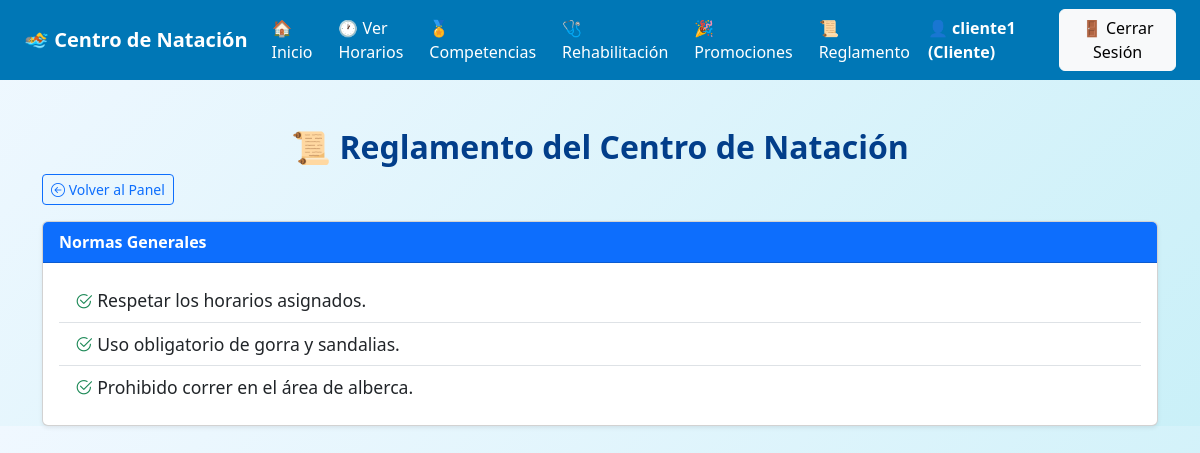
/cliente/ver_reglamento.php (signed in), run on the app's committed database.
### tables this page shows
CREATE TABLE IF NOT EXISTS reglamento (
    id INT AUTO_INCREMENT PRIMARY KEY,
    regla TEXT
);

### cliente/ver_reglamento.php (the view, shortened to what this page needs)
<?php
require_once '../database/conexion.php';
include '../includes/navbar.php';
$sql = $conn->query("SELECT * FROM reglamento");
$reglas = $sql->fetchAll(PDO::FETCH_ASSOC);
?>
<!DOCTYPE html>
<html lang="es">
<head>
    <link href="https://cdn.jsdelivr.net/npm/bootstrap@5.3.3/dist/css/bootstrap.min.css" rel="stylesheet">
    <link href="https://cdn.jsdelivr.net/npm/bootstrap-icons@1.10.5/font/bootstrap-icons.css" rel="stylesheet">
</head>
<body>
<div class="container mt-5">
    <h2 class="titulo">📜 Reglamento del Centro de Natación</h2>
    <div class="mb-3 text-start">
        <a href="dashboard.php" class="btn btn-outline-primary btn-sm">
            <i class="bi bi-arrow-left-circle"></i> Volver al Panel
        </a>
    </div>
    <?php if (!empty($reglas)): ?>
        <div class="card shadow-sm">
            <div class="card-header bg-primary text-white fw-semibold">
                Normas Generales
            </div>
            <div class="card-body">
                <ul class="list-group list-group-flush">
                    <?php foreach ($reglas as $r): ?>
                        <li class="list-group-item">
                            <i class="bi bi-check2-circle text-success"></i> <?= htmlspecialchars($r['regla']) ?>
                        </li>
                    <?php endforeach; ?>
                </ul>
            </div>
        </div>
    <?php else: ?>
        <div class="alert alert-warning mt-3">
            No hay reglas registradas en este momento.
        </div>
    <?php endif; ?>
</div>
</body>
</html>

### cliente/ver_reglamento.php (style rules this page uses)
body { background: linear-gradient(135deg, #f0f8ff, #caf0f8); }
.titulo { margin-top: 30px; text-align: center; color: #023e8a; font-weight: bold; }
.list-group-item { font-size: 1.1rem; }

### data on the page
reglamento: regla "Respetar los horarios asignados."
reglamento: regla "Uso obligatorio de gorra y sandalias."
reglamento: regla "Prohibido correr en el área de alberca."

### other printed values
$usuario "cliente1"
$nivel "Cliente"
